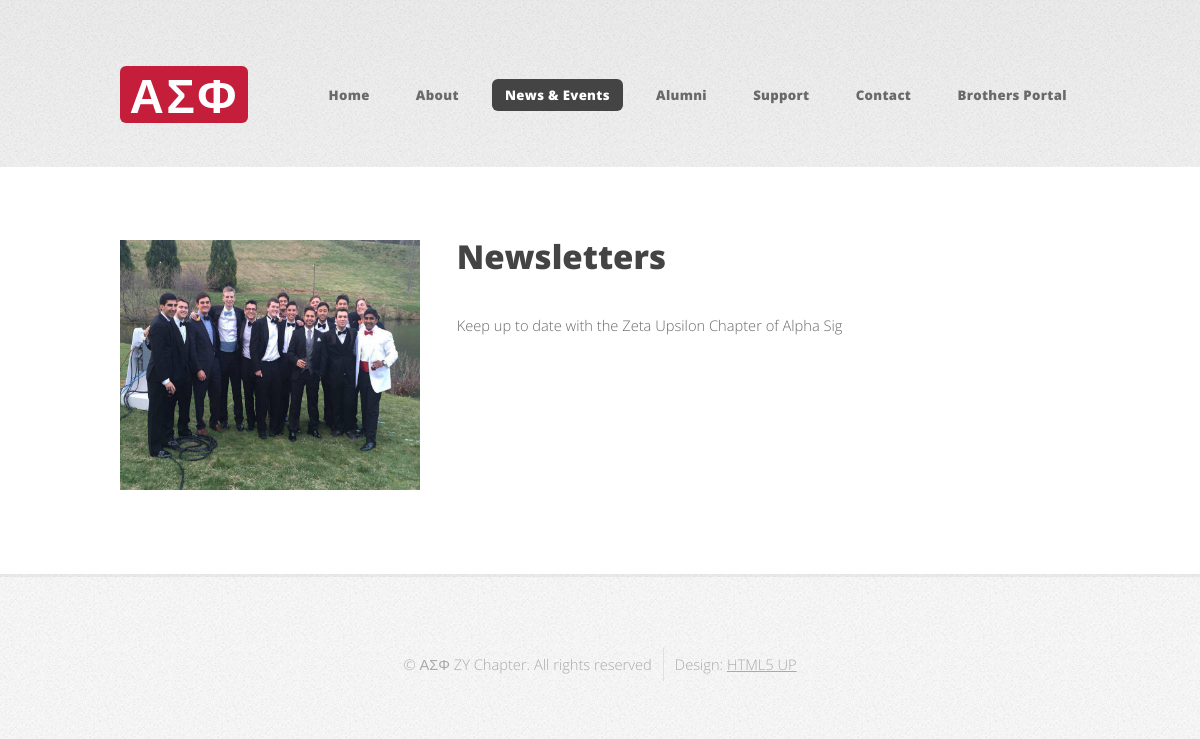
The app's page /newsletters/, older data.
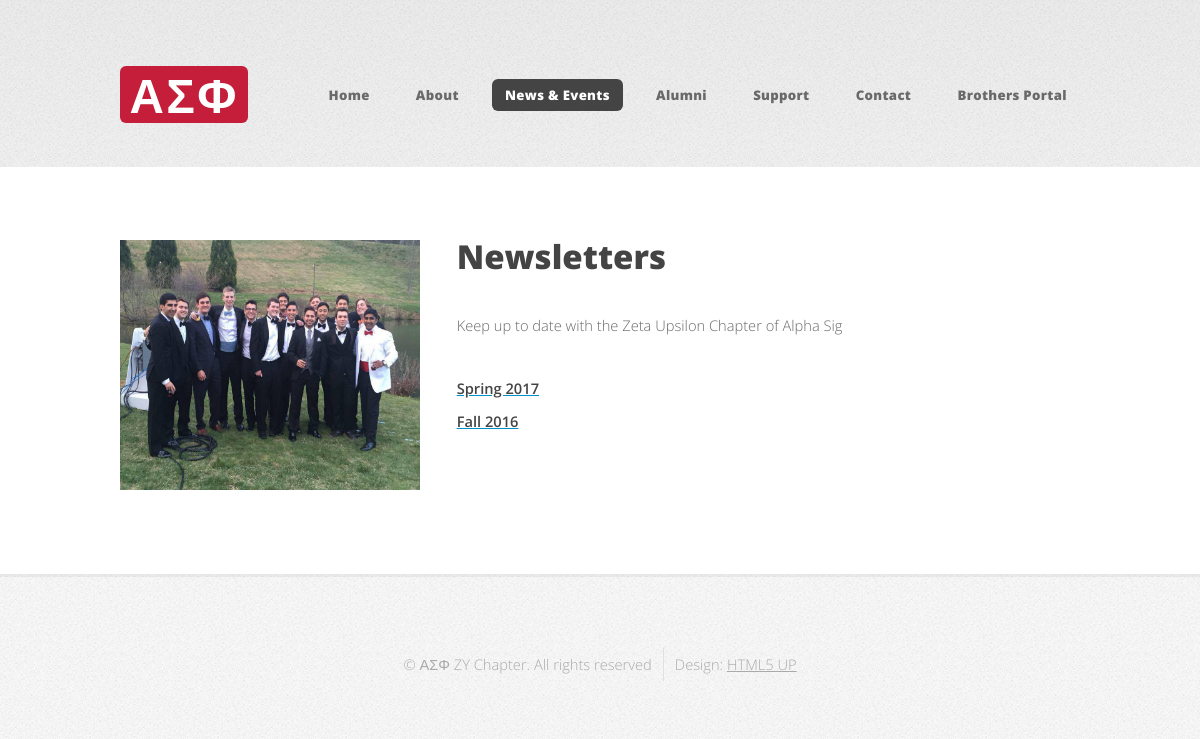
The same page, newer data.
### newsletters/models.py (models this page shows, shortened)
class Newsletter(models.Model):
    title = models.CharField(max_length=200)
    letter = models.FileField(upload_to='../media/uploads/')
    timestamp = models.DateTimeField(auto_now_add=True, auto_now=False)
    class Meta:
	       ordering = ["-timestamp"]

### newsletters/views.py (the view)
def newsletter(request):
    letter_queries = Newsletter.objects.all()
    num_letters = Newsletter.objects.all().count()
    context={
    "newsletters": letter_queries,
    }
    return render(request, "newsletters.html", context)

### newsletters/templates/newsletters.html (shortened to what this page needs)
{% extends "homepage_generic.html" %}
{% load static %}
{% block navbar %}
    <nav id="nav">
        <ul>
            <li><a href="{% url 'index' %}">Home</a></li>
            <li>
                <a href="#">About</a>
            </li>
            <li class = "current">
                <a href="#">News & Events</a>
            </li>
            <li><a href="{% url 'AlumniUpdate' %}">Alumni</a></li>
            <li><a href="{% url 'SupportPage' %}">Support</a></li>
            <li><a href="{% url 'ContactPage' %}">Contact</a></li>
            <li><a href="{% url 'portal' %}">Brothers Portal</a></li>
        </ul>
    </nav>
{% endblock %}
{% block content %}
    <div id="main-wrapper">
        <div class="container">
            <div class="row 200%">
                <div class="4u 12u$(medium)">
                    <div id="sidebar">
                        <section>
                            <div style="text-align: center">
                                <img src="{% static 'images/delta.jpg' %}" height = "250" width ="300" alt=""/>
                            </div>
                        </section>
                    </div>
                </div>
                <div class="8u 12u$(medium) important(medium)">
                    <div id="content">
                      <article>
                        <h2>Newsletters</h2>
                        <p>Keep up to date with the Zeta Upsilon Chapter of Alpha Sig</p>
                        {% for newsletter in newsletters %}
                        {% load thumbnail %}
                        <a href = '{{newsletter.letter}}'> <strong>{{newsletter.title}} </strong> </a>
                        <br>
                        {% endfor %}
                        </article>
                    </div>
                </div>
            </div>
        </div>
    </div>
{% endblock %}

Row changes from the older to the newer data that the page shows:
added Newsletter: title "Spring 2017"
added Newsletter: title "Fall 2016"
